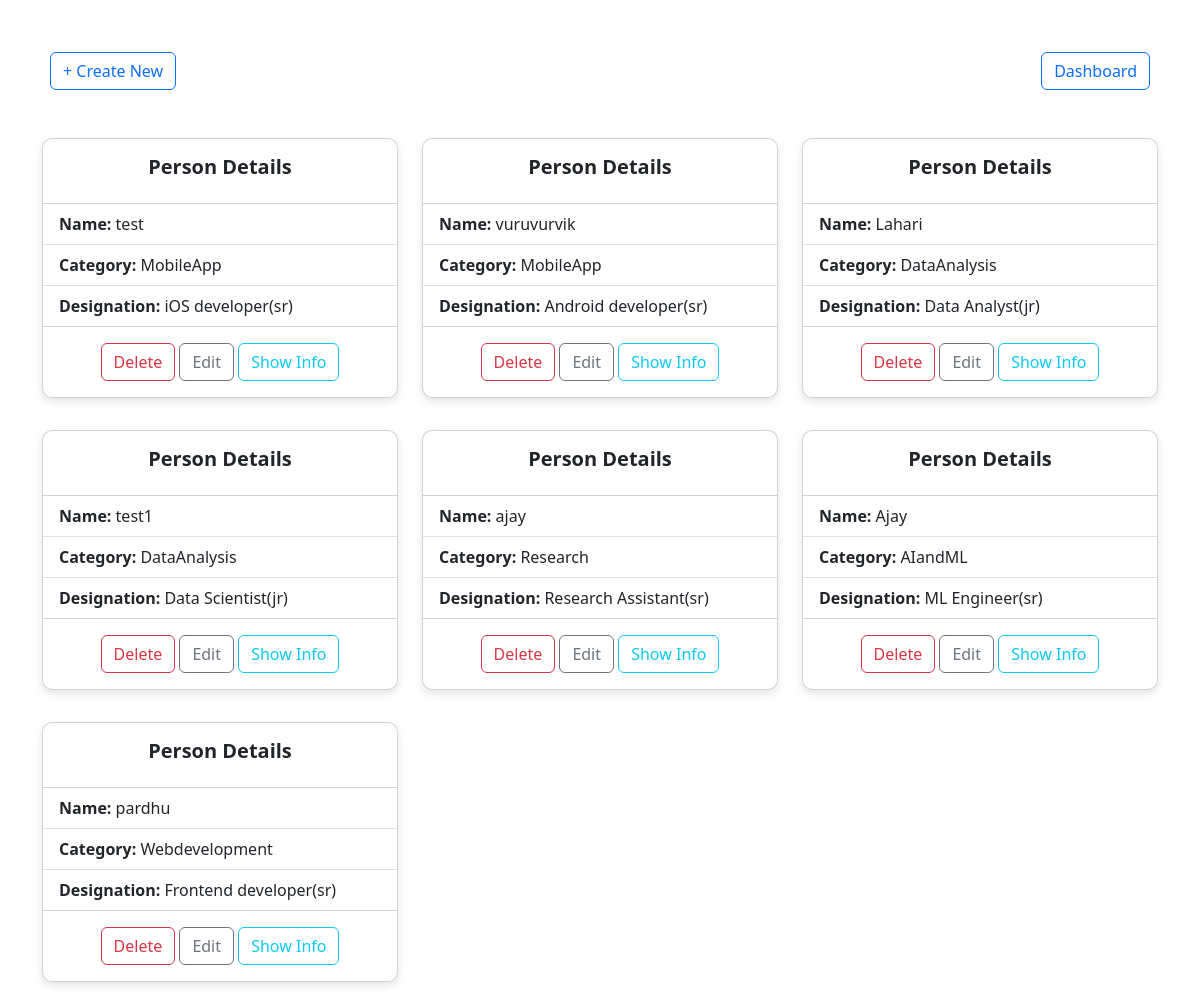
Screenshot of /teammembers/ (signed in) with the database file from the repository.
### pms/models.py (models this page shows, shortened)
class create_team_member(models.Model):
    id = models.AutoField(primary_key=True)
    name = models.CharField(max_length=10, null=False)
    email = models.EmailField(null=False)
    address = models.TextField(default='Hyderabad')
    contact=models.IntegerField(null=False,default='123456789')
    image = models.ImageField(upload_to='media/',null=True)
    gender=models.CharField(max_length=10,default="Male")
    categories = models.CharField(max_length=20)
    designations = models.CharField(max_length=40)
    created_at = models.DateTimeField(default=now, editable=False)
    updated_at = models.DateTimeField(auto_now=True)
    created_by = models.ForeignKey(User, on_delete=models.CASCADE)

### pms/views.py (the view)
# urls.py: path('teammembers/',teamembers_view,name='teammembers'),
@login_required
def teamembers_view(request):
    post=create_team_member.objects.all()
    return render(request,'teammembers.html',{'post':post})

### templates/teammembers.html (shortened to what this page needs)
{% load static %}
<!DOCTYPE html>
<html lang="en">
<head>
    <link rel="stylesheet" href="https://cdnjs.cloudflare.com/ajax/libs/font-awesome/6.5.2/css/all.min.css">
    <link href="https://cdn.jsdelivr.net/npm/bootstrap@5.3.3/dist/css/bootstrap.min.css" rel="stylesheet">
</head>
<body>
    <div class="container">
        <div class="d-flex justify-content-between my-3">
            <a href="{% url 'createnewteammember' %}" class="btn btn-outline-primary mx-2 my-3">+ Create New</a>
            <a href="{% url 'home' %}" class="btn btn-outline-primary mx-2 my-3">Dashboard</a>
        </div>
        <div class="row">
            {% for item in post %}
            <div class="col-12 col-md-6 col-lg-4 my-3">
                <div class="card h-100">
                    <div class="card-body text-center">
                        <h5 class="card-title">Person Details</h5>
                    </div>
                    <ul class="list-group list-group-flush">
                        <li class="list-group-item"><b>Name:</b> {{ item.name }}</li>
                        <li class="list-group-item"><b>Category:</b> {{ item.categories }}</li>
                        <li class="list-group-item"><b>Designation:</b> {{ item.designations }}</li>
                    </ul>
                    <div class="card-body text-center">
                        <a href="{% url 'delete_item' item_id=item.id %}" class="btn btn-outline-danger">Delete</a>
                        <a href="{% url 'edit_item' item_id=item.id %}" class="btn btn-outline-secondary">Edit</a>
                        <a href="{% url 'show_item' item_id=item.id %}" class="btn btn-outline-info">Show Info</a>
                    </div>
                </div>
            </div>
            {% endfor %}
        </div>
    </div>
</body>
</html>

### templates/teammembers.html (style rules this page uses)
.card { box-shadow: 0 4px 8px rgba(0, 0, 0, 0.1); border-radius: 10px; overflow: hidden; }
.card-title { font-size: 1.25rem; font-weight: 600; }
.btn-outline-primary { margin: 5px; }
.container { padding-top: 20px; }

### rows the page displays
create_team_member: name "test", categories "MobileApp", designations "iOS developer(sr)"
create_team_member: name "vuruvurvik", categories "MobileApp", designations "Android developer(sr)"
create_team_member: name "Lahari", categories "DataAnalysis", designations "Data Analyst(jr)"
create_team_member: name "test1", categories "DataAnalysis", designations "Data Scientist(jr)"
create_team_member: name "ajay", categories "Research", designations "Research Assistant(sr)"
create_team_member: name "Ajay", categories "AIandML", designations "ML Engineer(sr)"
create_team_member: name "pardhu", categories "Webdevelopment", designations "Frontend developer(sr)"
